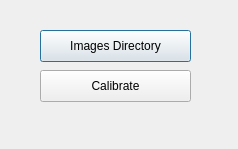
<?xml version="1.0" encoding="UTF-8"?>
<ui version="4.0">
 <class>CalibrateDialog</class>
 <widget class="QDialog" name="CalibrateDialog">
  <property name="geometry">
   <rect>
    <x>0</x>
    <y>0</y>
    <width>238</width>
    <height>149</height>
   </rect>
  </property>
  <property name="windowTitle">
   <string>Dialog</string>
  </property>
  <widget class="QPushButton" name="openDirPushButton">
   <property name="geometry">
    <rect>
     <x>40</x>
     <y>30</y>
     <width>151</width>
     <height>32</height>
    </rect>
   </property>
   <property name="text">
    <string>Images Directory</string>
   </property>
  </widget>
  <widget class="QPushButton" name="calibratePushButton">
   <property name="geometry">
    <rect>
     <x>40</x>
     <y>70</y>
     <width>151</width>
     <height>32</height>
    </rect>
   </property>
   <property name="text">
    <string>Calibrate</string>
   </property>
  </widget>
 </widget>
 <resources/>
 <connections/>
</ui>
